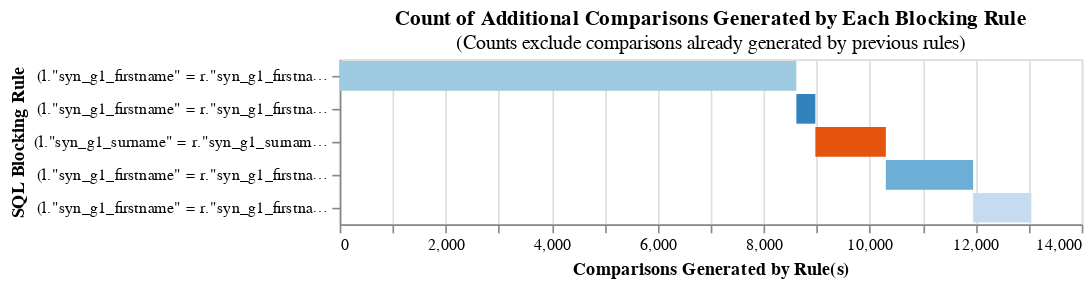

Here is the notebook cell this chart was saved with:
### Code cell
from splink.duckdb.blocking_rule_library import block_on
import splink.duckdb.comparison_template_library as ctl
import splink.duckdb.comparison_library as cl

# link_only - setting 1: basic comparison
settings_deterministic =  {
    "link_type": "link_only",
    "blocking_rules_to_generate_predictions": [
        block_on(["syn_g1_firstname", "syn_g1_surname", "syn_g0_surname", "g1_dob_arc1"]),
        block_on(["syn_g1_firstname", "syn_g0_surname", "g1_dob_arc1", "g1_gender_arc"]),
        block_on(["syn_g1_surname", "syn_g0_surname", "g1_dob_arc1", "g1_gender_arc"]),
        block_on(["syn_g1_firstname", "syn_g1_surname", "g1_dob_arc1", "g1_gender_arc"]),
        block_on(["syn_g1_firstname", "syn_g1_surname", "syn_g0_surname", "g1_gender_arc"]),
    ],  
    "comparisons": [],
    "retain_matching_columns":True,
    "retain_intermediate_calculation_columns":True,
    "additional_columns_to_retain": [
        "ethgroup",
        "imddecile",
        "maternal_agecat",
    ]
}

linker = DuckDBLinker(
    [gold_df, df],
    settings_dict= settings_deterministic,
    input_table_aliases=["df_left","df_right"]
)

#linker.save_model_to_json(out_path = "linkage_outputs\\dataset2\\scenario3_dataset1\\deterministic_linkage_settings.json", overwrite = True)
linker.cumulative_num_comparisons_from_blocking_rules_chart()

### Figure 1 — Vega-Lite specification as saved in the notebook (floating-point values rounded to 4 significant figures)
{"config": {"view": {"continuousWidth": 300, "continuousHeight": 300}}, "data": {"name": "data-e506a541a285378cde39b6366e24c3e1"}, "mark": "bar", "encoding": {"color": {"field": "rule", "legend": null, "scale": {"scheme": "category20c"}}, "order": {"field": "cumulative_rows"}, "tooltip": [{"field": "rule", "title": "SQL Condition", "type": "nominal"}, {"field": "row_count", "format": ",", "title": "Comparisons Generated", "type": "quantitative"}, {"field": "cumulative_rows", "format": ",", "title": "Cumulative Comparisons", "type": "quantitative"}, {"field": "cartesian", "format": ",", "title": "Cartesian Product of Input Data", "type": "quantitative"}, {"field": "reduction_ratio", "title": "Reduction Ratio (cumulative rows/cartesian product)", "type": "nominal"}], "x": {"field": "start", "title": "Comparisons Generated by Rule(s)", "type": "quantitative"}, "x2": {"field": "cumulative_rows"}, "y": {"field": "rule", "sort": ["-x2"], "title": "SQL Blocking Rule"}}, "height": {"step": 20}, "title": {"text": "Count of Additional Comparisons Generated by Each Blocking Rule", "subtitle": "(Counts exclude comparisons already generated by previous rules)"}, "width": 450, "$schema": "https://vega.github.io/schema/vega-lite/v5.9.3.json", "datasets": {"data-e506a541a285378cde39b6366e24c3e1": [{"row_count": 8616, "rule": "(l.\"syn_g1_firstname\" = r.\"syn_g1_firstname\") AND (l.\"syn_g1_surname\" = r.\"syn_g1_surname\") AND (l.\"syn_g0_surname\" = r.\"syn_g0_surname\") AND (l.\"g1_dob_arc1\" = r.\"g1_dob_arc1\")", "cumulative_rows": 8616, "cartesian": 176384961, "reduction_ratio": "The rolling reduction ratio with your given blocking rule(s) is 0.999951. This represents the reduction in the total number of comparisons due to your rule(s).", "start": 0}, {"row_count": 358, "rule": "(l.\"syn_g1_firstname\" = r.\"syn_g1_firstname\") AND (l.\"syn_g0_surname\" = r.\"syn_g0_surname\") AND (l.\"g1_dob_arc1\" = r.\"g1_dob_arc1\") AND (l.\"g1_gender_arc\" = r.\"g1_gender_arc\")", "cumulative_rows": 8974, "cartesian": 176384961, "reduction_ratio": "The rolling reduction ratio with your given blocking rule(s) is 0.999949. This represents the reduction in the total number of comparisons due to your rule(s).", "start": 8616}, {"row_count": 1330, "rule": "(l.\"syn_g1_surname\" = r.\"syn_g1_surname\") AND (l.\"syn_g0_surname\" = r.\"syn_g0_surname\") AND (l.\"g1_dob_arc1\" = r.\"g1_dob_arc1\") AND (l.\"g1_gender_arc\" = r.\"g1_gender_arc\")", "cumulative_rows": 10304, "cartesian": 176384961, "reduction_ratio": "The rolling reduction ratio with your given blocking rule(s) is 0.999942. This represents the reduction in the total number of comparisons due to your rule(s).", "start": 8974}, {"row_count": 1647, "rule": "(l.\"syn_g1_firstname\" = r.\"syn_g1_firstname\") AND (l.\"syn_g1_surname\" = r.\"syn_g1_surname\") AND (l.\"g1_dob_arc1\" = r.\"g1_dob_arc1\") AND (l.\"g1_gender_arc\" = r.\"g1_gender_arc\")", "cumulative_rows": 11951, "cartesian": 176384961, "reduction_ratio": "The rolling reduction ratio with your given blocking rule(s) is 0.999932. This represents the reduction in the total number of comparisons due to your rule(s).", "start": 10304}, {"row_count": 1099, "rule": "(l.\"syn_g1_firstname\" = r.\"syn_g1_firstname\") AND (l.\"syn_g1_surname\" = r.\"syn_g1_surname\") AND (l.\"syn_g0_surname\" = r.\"syn_g0_surname\") AND (l.\"g1_gender_arc\" = r.\"g1_gender_arc\")", "cumulative_rows": 13050, "cartesian": 176384961, "reduction_ratio": "The rolling reduction ratio with your given blocking rule(s) is 0.999926. This represents the reduction in the total number of comparisons due to your rule(s).", "start": 11951}]}}
